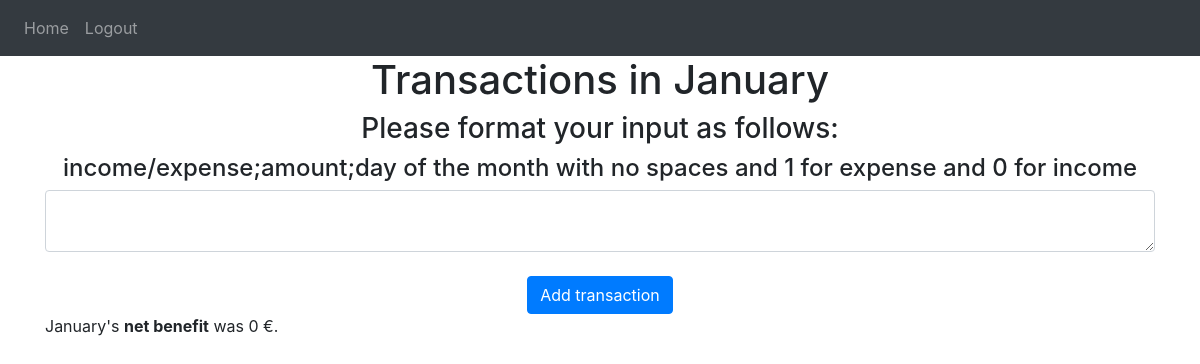
Before: /month/January (signed in) with the older database file.
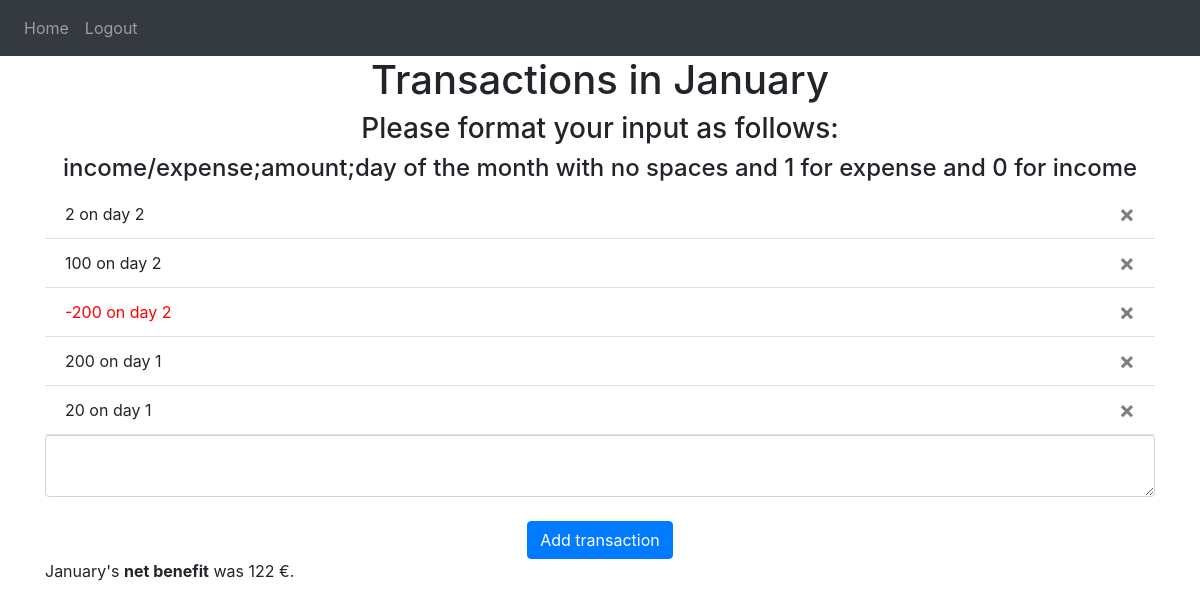
After: the same page with the newer database file.
### website/models.py (models this page shows)
class Transaction(db.Model):
    id = db.Column(db.Integer, primary_key=True)
    data = db.Column(db.String(10000))
    month = db.Column(db.String(30))
    isExpense = db.Column(db.Boolean)
    amount = db.Column(db.Integer)
    day = db.Column(db.String(3))
    date = db.Column(db.DateTime(timezone=True), default=func.now())
    user_id = db.Column(db.Integer, db.ForeignKey("user.id"))

### website/views.py (the view, shortened to what this page needs)
@views.route("/month/<month>", methods=["GET", "POST"])
@login_required
def month(month):
    return render_template(
        "month.html",
        user=current_user,
        month=month,
        netBenefit=getNetBenefit(user=current_user, month=month),
    )

### website/__init__.py (called while the page is built)
def create_app():
    app = Flask(__name__)
    app.config["SECRET_KEY"] = "owo"
    app.config["SQLALCHEMY_DATABASE_URI"] = f"sqlite:///{DB_NAME}"
    db.init_app(app)
    from .views import views
    from .auth import auth
    app.register_blueprint(views, url_prefix="/")
    app.register_blueprint(auth, url_prefix="/")
    from .models import User, Transaction
    create_database(app)
    login_manager = LoginManager()
    login_manager.login_view = "auth.login"
    login_manager.init_app(app)
    @login_manager.user_loader
    def load_user(id):
        return User.query.get(int(id))
    return app

### website/views.py (called while the page is built)
def getNetBenefit(user, month):
    netBenefit = 0
    for transaction in user.transactions:
        if transaction.month == month:
            netBenefit += (1 - 2 * transaction.isExpense) * transaction.amount
    return netBenefit

### website/templates/month.html (shortened to what this page needs)
{% extends "base.html" %} {% block title %}Home{% endblock %} {% block content
    %}
    <head>
    <link rel="stylesheet" href="style.css">
    </head>
    <h1 align="center">Transactions in {{month}}</h1>
    <h3 align="center">Please format your input as follows:</h3>
    <h4 align="center">income/expense;amount;day of the month with no spaces and 1 for expense and 0 for income</h4>
    <ul class="list-group list-group-flush" id="transactions">
      {% for transaction in user.transactions|sort(attribute="day", reverse=True) if transaction.month==month%}
      <li class="list-group-item">
        {% if transaction.isExpense %}
          {% set message = "-" ~ transaction.amount ~ " on day " + transaction.day %}
          <span class="red">{{ message }}</span>
        {% else %}
          {% set message = transaction.amount ~ " on day " + transaction.day %}
          {{ message }}
        {% endif %}
        <button type="button" class="close" onClick="deletetransaction({{ transaction.id }})">
          <span aria-hidden="true">&times;</span>
        </button>
      </li>
      {% endfor %}
    </ul>
    <form method="POST">
      <textarea name="transaction" id="transaction" class="form-control"></textarea>
      <br />
      <div align="center">
        <button id="submitBtn" type="submit" class="btn btn-primary">Add transaction</button>
      </div>
    </form>
    <p>
      {% if netBenefit>=0 %}
        {{month+"'s"}} <b>{{"net benefit" }}</b> {{"was "+ netBenefit |string() +" €."}}
      {% else %}
      {{month+"'s"}} <b>{{"net loss"}}</b> {{"was " + (netBenefit | abs)|string() +" €."}}
      {% endif %}
    </p>
    {% endblock %}

### website/templates/base.html (shortened to what this page needs)
<!DOCTYPE HTML>
<html>
    <head>
        <link
        rel="stylesheet"
        href="https://stackpath.bootstrapcdn.com/bootstrap/4.4.1/css/bootstrap.min.css"
      />
      <link
        rel="stylesheet"
        href="https://stackpath.bootstrapcdn.com/font-awesome/4.7.0/css/font-awesome.min.css"
      />
      <link rel="stylesheet" type="text/css" href="style.css"/>
    </head>
    <body>
        <nav class="navbar navbar-expand-lg navbar-dark bg-dark">
            <div class="collapse navbar-collapse" id="navbar">
              <div class="navbar-nav">
                {%if user.is_authenticated%}
                <a class="nav-item nav-link" id="home" href="/">Home</a>
                <a class="nav-item nav-link" id="logout" href="/logout">Logout</a>
                {%else%}
                <a class="nav-item nav-link" id="signUp" href="/sign-up">Sign-Up</a>
                <a class="nav-item nav-link" id="login" href="/login">Login</a>
                {%endif %}
              </div>
            </div>
        </nav>
        <div class="container">{% block content %} {% endblock %}</div>
    </body>
</html>

### website/templates/style.css (style rules this page uses)
.red { color: red; }

Changed rows visible on the page:
added Transaction: message "2 on day 2"
added Transaction: message "100 on day 2"
added Transaction: message "-200 on day 2"
added Transaction: message "200 on day 1"
added Transaction: message "20 on day 1"
Other visible differences:
{{ "was "+ netBenefit |string() +" €." }}: "was 0 €." → "was 122 €."
